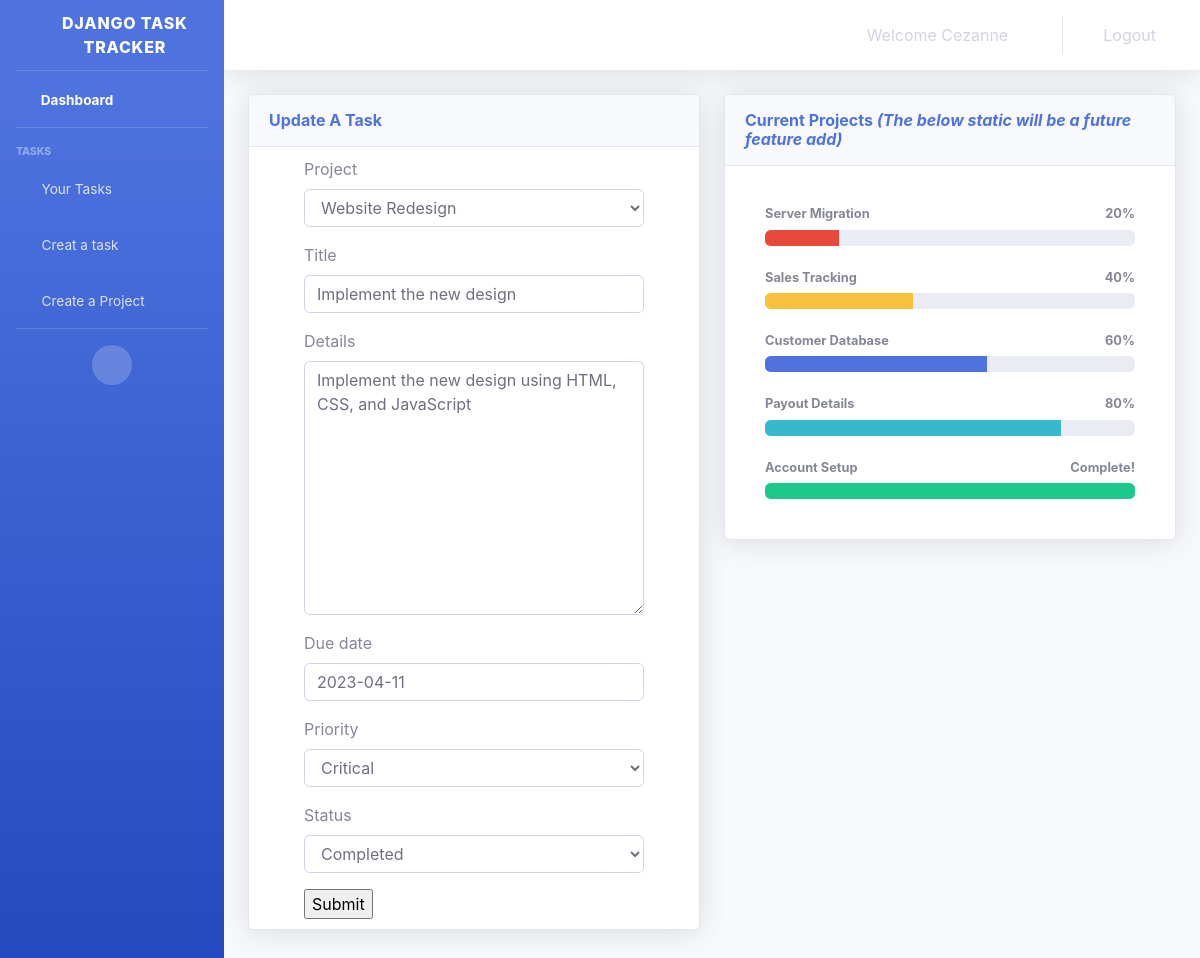
/update_task/12 (signed in), run on the app's committed database.
### account/models.py (models this page shows, shortened)
class Task(models.Model):
    priority_choice= [
    ('Critical', 'Critical'),
    ('Medium', 'Medium'),
    ('Low', 'Low'),
    ('Best Effort', 'Best effort'),
    ]
    status_choice= [
    ('Ready to go', 'Ready to go'),
    ('In progress', 'In progress'),
    ('Completed', 'Completed'),
    ('stuck', 'Stuck'),
    ]
    owner = UserForeignKey(auto_user_add=True, on_delete=models.SET_NULL, null='TRUE')
    project = models.ForeignKey(Project, on_delete=models.CASCADE)
    title = models.CharField(max_length=100)
    details = models.TextField(blank=True)
    due_date = models.DateField()
    priority = models.CharField(max_length=100, null=True, choices=priority_choice)
    status = models.CharField(max_length=100, null=True, choices=status_choice)

### account/views.py (the view)
# urls.py: path('update_task/<str:pk>', views.update_task, name="update_task"),
@login_required
def update_task(request, pk):
    TableTitle = "Update A Task"
    task = Task.objects.get(id=pk)
    form = TaskForm(instance=task)
    if request.method == "POST":
        form = TaskForm(request.POST, instance=task)
        if form.is_valid():
            form.save()
            messages.success(request, 'Task Updated')
            return redirect('dashboard')
    context = {'form':form, 'TableTitle':TableTitle}
    return render(request, 'pages/task_form.html', context)

### account/forms.py
class TaskForm(ModelForm):
    class Meta:
        model = Task
        fields = "__all__"
        widgets = {
            "due_date": DatePickerInput(),
        }

### account/models.py (called while the page is built)
    def __str__(self):
        return self.name

### templates/pages/task_form.html (shortened to what this page needs)
{% extends 'base.html' %}
{% load static %}
{% load bootstrap4 %}
{% block content %}
  <div id="wrapper">
  {%include 'partials/_nav.html'%}
    <div class="container-fluid">
    <div class="row">
      <div class="col-lg-6 mb-4">
        <div class="card shadow mb-4">
          <div class="card-header py-3">
              <h6 class="m-0 font-weight-bold text-primary">{{ TableTitle }}</h6>
          </div>
          <div class="form-group" style="width: 80%;height: auto;margin: 0 auto;padding: 10px;position: relative;">
              <form action="" method="POST">
              {% bootstrap_form form %}
              <input type="submit" name="Submit" />
              </form>
          </div>
        </div>
      </div>
      <div class="col-lg-6 mb-4">
        <div class="card shadow mb-4">
            <div class="card-header py-3">
                <h6 class="m-0 font-weight-bold text-primary">Current Projects <i>(The below static will be a future feature add)</i></h6>
            </div>
            <div class="card-body">
                <div class="card-body">
                                    <h4 class="small font-weight-bold">Server Migration <span
                                            class="float-right">20%</span></h4>
                                    <div class="progress mb-4">
                                        <div class="progress-bar bg-danger" role="progressbar" style="width: 20%"
                                            aria-valuenow="20" aria-valuemin="0" aria-valuemax="100"></div>
                                    </div>
                                    <h4 class="small font-weight-bold">Sales Tracking <span
                                            class="float-right">40%</span></h4>
                                    <div class="progress mb-4">
                                        <div class="progress-bar bg-warning" role="progressbar" style="width: 40%"
                                            aria-valuenow="40" aria-valuemin="0" aria-valuemax="100"></div>
                                    </div>
                                    <h4 class="small font-weight-bold">Customer Database <span
                                            class="float-right">60%</span></h4>
                                    <div class="progress mb-4">
                                        <div class="progress-bar" role="progressbar" style="width: 60%"
                                            aria-valuenow="60" aria-valuemin="0" aria-valuemax="100"></div>
                                    </div>
                                    <h4 class="small font-weight-bold">Payout Details <span
                                            class="float-right">80%</span></h4>
                                    <div class="progress mb-4">
                                        <div class="progress-bar bg-info" role="progressbar" style="width: 80%"
                                            aria-valuenow="80" aria-valuemin="0" aria-valuemax="100"></div>
                                    </div>
                                    <h4 class="small font-weight-bold">Account Setup <span
                                            class="float-right">Complete!</span></h4>
                                    <div class="progress">
                                        <div class="progress-bar bg-success" role="progressbar" style="width: 100%"
                                            aria-valuenow="100" aria-valuemin="0" aria-valuemax="100"></div>
                                    </div>
                  </div>
                </div>
        </div>
      </div>
</div>
  </div>
{% endblock %}

### templates/partials/_nav.html (shortened to what this page needs)
        {% load static %}
        <ul class="navbar-nav bg-gradient-primary sidebar sidebar-dark accordion" id="accordionSidebar">
            <a class="sidebar-brand d-flex align-items-center justify-content-center" href="">
                <div class="sidebar-brand-icon rotate-n-15">
                    <i class="fas fa-laugh-wink"></i>
                </div>
                <div class="sidebar-brand-text mx-3">Django Task Tracker</div>
            </a>
            <hr class="sidebar-divider my-0">
            <li class="nav-item active">
                <a class="nav-link" href="{% url 'dashboard' %}">
                    <i class="fas fa-fw fa-tachometer-alt"></i>
                    <span>Dashboard</span></a>
            </li>
            <hr class="sidebar-divider">
            <div class="sidebar-heading">
                Tasks
            </div>
            <li class="nav-item">
                 <a class="nav-link" href="{% url 'your_tasks' %}" >
                    <i class="fas fa-fw fa-clipboard-check"></i>
                    <span>Your Tasks</span>
                </a>
            </li>
            <li class="nav-item">
                <a class="nav-link" href="{% url 'create_task' %}" >
                    <i class="fas fa-fw fa-edit"></i>
                    <span>Creat a task</span>
                </a>
            </li>
            <li class="nav-item">
                 <a class="nav-link" href="{% url 'create_project' %}" >
                    <i class="fas fa-fw fa-box-open"></i>
                    <span>Create a Project</span>
                </a>
            </li>
            <hr class="sidebar-divider">
            <div class="text-center d-none d-md-inline">
                <button class="rounded-circle border-0" id="sidebarToggle"></button>
            </div>
        </ul>
        <div id="content-wrapper" class="d-flex flex-column">
            <div id="content">
                <nav class="navbar navbar-expand navbar-light bg-white topbar mb-4 static-top shadow">
                    <ul class="navbar-nav ml-auto">
                        <li class="nav-item no-arrow">
                            <div class="nav-link >
                                <h5><span class="mr-2 d-none d-lg-inline text-gray-600 small">Welcome {{ user.first_name }} &nbsp;
                                <i class="fas fa-regular fa-dog fa-lg" style="color:#4e73df;"></i> </span></h5>
                            </div>
                        </li>
                        <li class="nav-item mr-3">
                            <a href="javascript:{document.getElementById('logout').submit()}"  class="nav-link">
                            <i class="fas fa-sign-out-alt"></i>Logout</a>
                        </li>
                    </ul>
                </nav>

### data on the page
Task: project "Website Redesign", title "Implement the new design", details "Implement the new design using HTML, CSS, and JavaScript", due_date "2023-04-11", priority "Critical", status "Completed"

### other printed values
{{ user.first_name }} "Cezanne"
{{ TableTitle }} "Update A Task"
